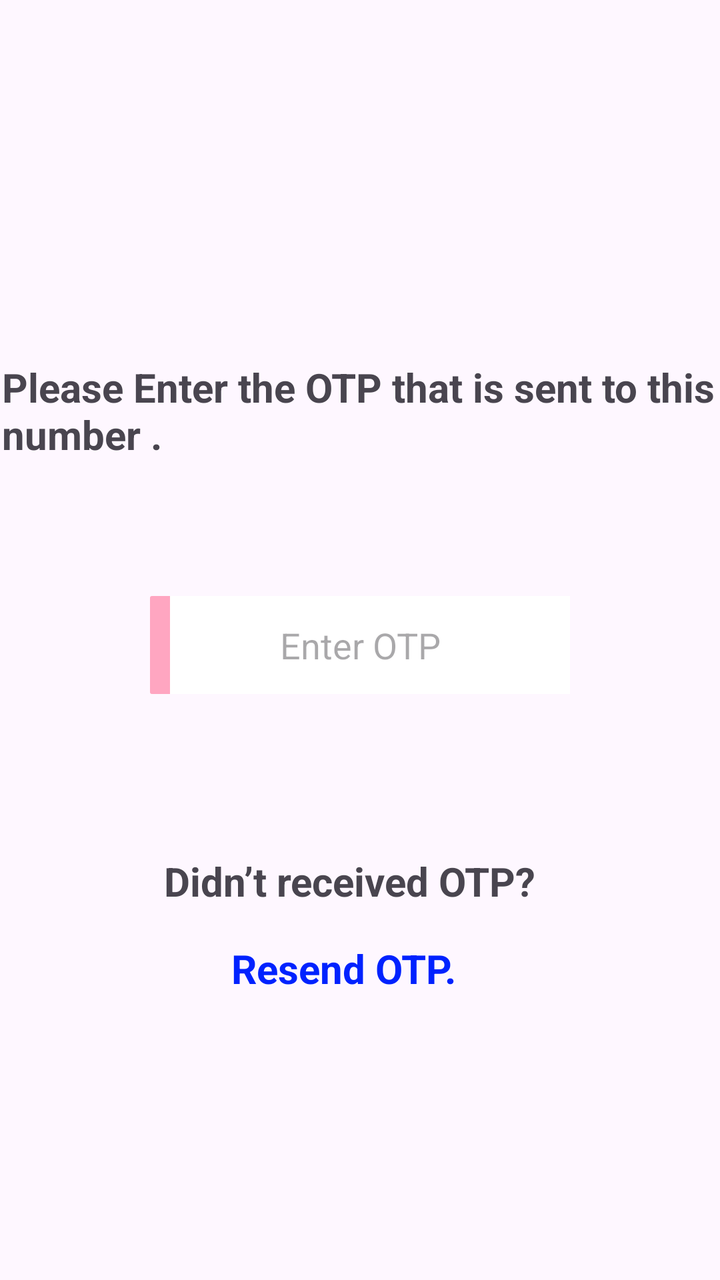
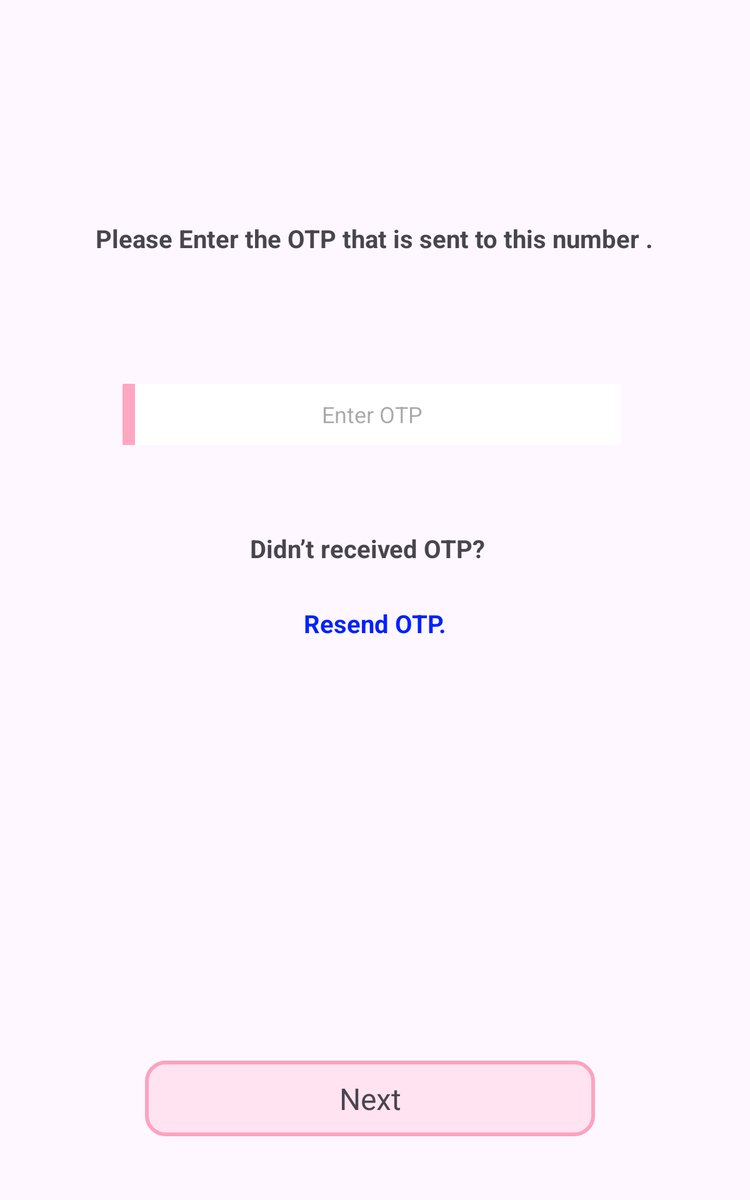

One screen, two layout resources from the same app: the default and the repository's alternative for another configuration. Each is rendered where Android would select it; the XML of both is given below.
<!-- AndroidManifest.xml: application theme Theme.Ryca -->
<!-- res/layout/activity_otp_registration.xml -->
<?xml version="1.0" encoding="utf-8"?>
<FrameLayout xmlns:android="http://schemas.android.com/apk/res/android"
    xmlns:app="http://schemas.android.com/apk/res-auto"
    xmlns:tools="http://schemas.android.com/tools"
    android:layout_width="match_parent"
    android:layout_height="match_parent"
    tools:context=".Profile.OtpRegistration">

    <androidx.constraintlayout.widget.ConstraintLayout
        android:layout_width="match_parent"
        android:layout_height="match_parent">

        <TextView
            android:id="@+id/textView8"
            android:layout_width="358dp"
            android:layout_height="54dp"
            android:layout_marginTop="180dp"
            android:text="Please Enter the OTP that is sent to this number ."
            android:textSize="20dp"
            android:textStyle="bold"
            app:layout_constraintEnd_toEndOf="parent"
            app:layout_constraintHorizontal_bias="0.49"
            app:layout_constraintStart_toStartOf="parent"
            app:layout_constraintTop_toTopOf="parent" />

        <TextView
            android:id="@+id/textView12"
            android:layout_width="196dp"
            android:layout_height="31dp"
            android:layout_marginTop="80dp"
            android:text="Didn’t received OTP?"
            android:textSize="20dp"
            android:textStyle="bold"
            app:layout_constraintEnd_toEndOf="parent"
            app:layout_constraintStart_toStartOf="parent"
            app:layout_constraintTop_toBottomOf="@+id/otpverify" />

        <TextView
            android:id="@+id/resendotp"
            android:layout_width="129dp"
            android:layout_height="33dp"
            android:layout_marginTop="12dp"
            android:text="Resend OTP."
            android:textColor="#0022FF"
            android:textSize="20dp"
            android:textStyle="bold"
            app:layout_constraintBottom_toBottomOf="parent"
            app:layout_constraintEnd_toEndOf="parent"
            app:layout_constraintStart_toStartOf="parent"
            app:layout_constraintTop_toBottomOf="@+id/textView12"
            app:layout_constraintVertical_bias="0.004" />

        <EditText
            android:id="@+id/otpverify"
            android:layout_width="210dp"
            android:layout_height="49dp"
            android:layout_marginTop="64dp"
            android:background="@drawable/button_background"
            android:ems="10"
            android:hint="Enter OTP"
            android:textAlignment="center"
            android:inputType="number"
            app:layout_constraintEnd_toEndOf="parent"
            app:layout_constraintStart_toStartOf="parent"
            app:layout_constraintTop_toBottomOf="@+id/textView8"
            android:maxLength="6"/>

        <ImageView
            android:id="@+id/buttonVerifyOtp"
            android:layout_width="171dp"
            android:layout_height="58dp"
            android:layout_marginTop="268dp"
            app:layout_constraintBottom_toBottomOf="parent"
            app:layout_constraintEnd_toEndOf="parent"
            app:layout_constraintStart_toStartOf="parent"
            app:layout_constraintTop_toBottomOf="@+id/resendotp"
            app:srcCompat="@drawable/next" />

    </androidx.constraintlayout.widget.ConstraintLayout>
</FrameLayout>
<!-- resources referenced by this layout -->
<resources>
  <!-- drawable button_background (drawable) -->
  <layer-list xmlns:android="http://schemas.android.com/apk/res/android">
  
      
      <item>
          <shape android:shape="rectangle">
              <corners android:radius="1dp"/>
              <solid android:color="#FFA6C1"/>
          </shape>
      </item>
  
      
      <item android:left="10dp" >
          <shape android:shape="rectangle">
              <solid android:color="#FFFFFF"/>
          </shape>
      </item>
  
  </layer-list>
  <!-- drawable next: png bitmap (drawable, 17033 bytes) -->
  <style name="Theme.Ryca" parent="Base.Theme.Ryca" />
  <style name="Base.Theme.Ryca" parent="Theme.Material3.DayNight.NoActionBar">
          
          
          <item name="android:statusBarColor">#FFFFFF</item>
          <item name="android:windowLightStatusBar">true</item>
  
      </style>
</resources>
<!-- res/layout-large/activity_otp_registration.xml (the repository's variant of the layout above) -->
<!-- drawn on a 7-inch tablet held upright -->
<?xml version="1.0" encoding="utf-8"?>
<FrameLayout xmlns:android="http://schemas.android.com/apk/res/android"
    xmlns:app="http://schemas.android.com/apk/res-auto"
    xmlns:tools="http://schemas.android.com/tools"
    android:layout_width="match_parent"
    android:layout_height="match_parent"
    tools:context= ".Profile.OtpRegistration">

    <RelativeLayout
        android:layout_width="match_parent"
        android:layout_height="match_parent">

        <TextView
            android:id="@+id/textView8"
            android:layout_width="358dp"
            android:layout_height="54dp"
            android:layout_alignParentStart="true"
            android:layout_alignParentTop="true"
            android:layout_alignParentEnd="true"
            android:layout_marginStart="26dp"
            android:layout_marginTop="177dp"
            android:layout_marginEnd="27dp"
            android:text="Please Enter the OTP that is sent to this number ."
            android:textSize="20dp"
            android:textStyle="bold"
            app:layout_constraintEnd_toEndOf="parent"
            app:layout_constraintHorizontal_bias="0.49"
            app:layout_constraintStart_toStartOf="parent"
            app:layout_constraintTop_toTopOf="parent"
            android:textAlignment="center"/>

        <TextView
            android:id="@+id/textView12"
            android:layout_width="196dp"
            android:layout_height="31dp"
            android:layout_alignParentStart="true"
            android:layout_alignParentTop="true"
            android:layout_alignParentEnd="true"
            android:layout_marginStart="101dp"
            android:layout_marginTop="425dp"
            android:layout_marginEnd="114dp"
            android:text="Didn’t received OTP?"
            android:textSize="20dp"
            android:textStyle="bold"
            app:layout_constraintEnd_toEndOf="parent"
            app:layout_constraintStart_toStartOf="parent"
            app:layout_constraintTop_toBottomOf="@+id/otpverify"
            android:textAlignment="center"/>

        <TextView
            android:id="@+id/resendotp"
            android:layout_width="129dp"
            android:layout_height="33dp"
            android:layout_below="@+id/textView12"
            android:layout_alignParentStart="true"
            android:layout_alignParentEnd="true"
            android:layout_marginStart="141dp"
            android:layout_marginTop="29dp"
            android:layout_marginEnd="141dp"
            android:text="Resend OTP."
            android:textColor="#0022FF"
            android:textSize="20dp"
            android:textStyle="bold"
            app:layout_constraintBottom_toBottomOf="parent"
            app:layout_constraintEnd_toEndOf="parent"
            app:layout_constraintStart_toStartOf="parent"
            app:layout_constraintTop_toBottomOf="@+id/textView12"
            app:layout_constraintVertical_bias="0.004"
            android:textAlignment="center"/>

        <EditText
            android:id="@+id/otpverify"
            android:layout_width="210dp"
            android:layout_height="49dp"
            android:layout_alignParentStart="true"
            android:layout_alignParentTop="true"
            android:layout_alignParentEnd="true"
            android:layout_marginStart="98dp"
            android:layout_marginTop="307dp"
            android:layout_marginEnd="103dp"
            android:background="@drawable/button_background"
            android:ems="10"
            android:hint="Enter OTP"
            android:inputType="number"
            android:maxLength="6"
            android:textAlignment="center"
            app:layout_constraintEnd_toEndOf="parent"
            app:layout_constraintStart_toStartOf="parent"
            app:layout_constraintTop_toBottomOf="@+id/textView8" />

        <TextView
            android:id="@+id/buttonVerifyOtp"
            android:layout_width="wrap_content"
            android:layout_height="wrap_content"
            android:layout_alignParentStart="true"
            android:layout_alignParentEnd="true"
            android:layout_alignParentBottom="true"
            android:layout_marginStart="116dp"
            android:layout_marginEnd="124dp"
            android:layout_marginBottom="51dp"
            android:background="@drawable/background_button"
            android:paddingLeft="25dp"
            android:paddingTop="14dp"
            android:paddingRight="25dp"
            android:paddingBottom="14dp"
            android:text="Next"
            android:textAlignment="center"
            android:textSize="24dp"
            app:layout_constraintBottom_toBottomOf="parent"
            app:layout_constraintEnd_toEndOf="parent"
            app:layout_constraintStart_toStartOf="parent"
            app:layout_constraintTop_toBottomOf="@+id/resendotp" />

    </RelativeLayout>
</FrameLayout>
<!-- resources referenced by the variant -->
<!-- as a 7-inch tablet held upright resolves them -->
<resources>
  <!-- drawable background_button (drawable) -->
  <?xml version="1.0" encoding="utf-8"?>
  <layer-list xmlns:android="http://schemas.android.com/apk/res/android">
      
      <item>
          <shape android:shape="rectangle">
              <solid android:color="#00FFA6C1" />
              <corners android:radius="30px" /> 
              <stroke
                  android:width="3dp"
                  android:color="#FBA1BD" /> 
          </shape>
      </item>
      
      <item android:left="10dp" android:top="10dp" android:right="10dp" android:bottom="10dp">
          <shape android:shape="rectangle">
              <solid android:color="@android:color/transparent" />
              <corners android:radius="50px" /> 
          </shape>
      </item>
  
      <item android:top="1dp" android:bottom="1dp">
          <shape android:shape="rectangle">
              <solid android:color="#40FFA6C1" />
              <corners android:radius="30px" /> 
          </shape>
      </item>
  </layer-list>
  <!-- drawable button_background (drawable) -->
  <layer-list xmlns:android="http://schemas.android.com/apk/res/android">
  
      
      <item>
          <shape android:shape="rectangle">
              <corners android:radius="1dp"/>
              <solid android:color="#FFA6C1"/>
          </shape>
      </item>
  
      
      <item android:left="10dp" >
          <shape android:shape="rectangle">
              <solid android:color="#FFFFFF"/>
          </shape>
      </item>
  
  </layer-list>
  <style name="Theme.Ryca" parent="Base.Theme.Ryca" />
  <style name="Base.Theme.Ryca" parent="Theme.Material3.DayNight.NoActionBar">
          
          
          <item name="android:statusBarColor">#FFFFFF</item>
          <item name="android:windowLightStatusBar">true</item>
  
      </style>
</resources>
